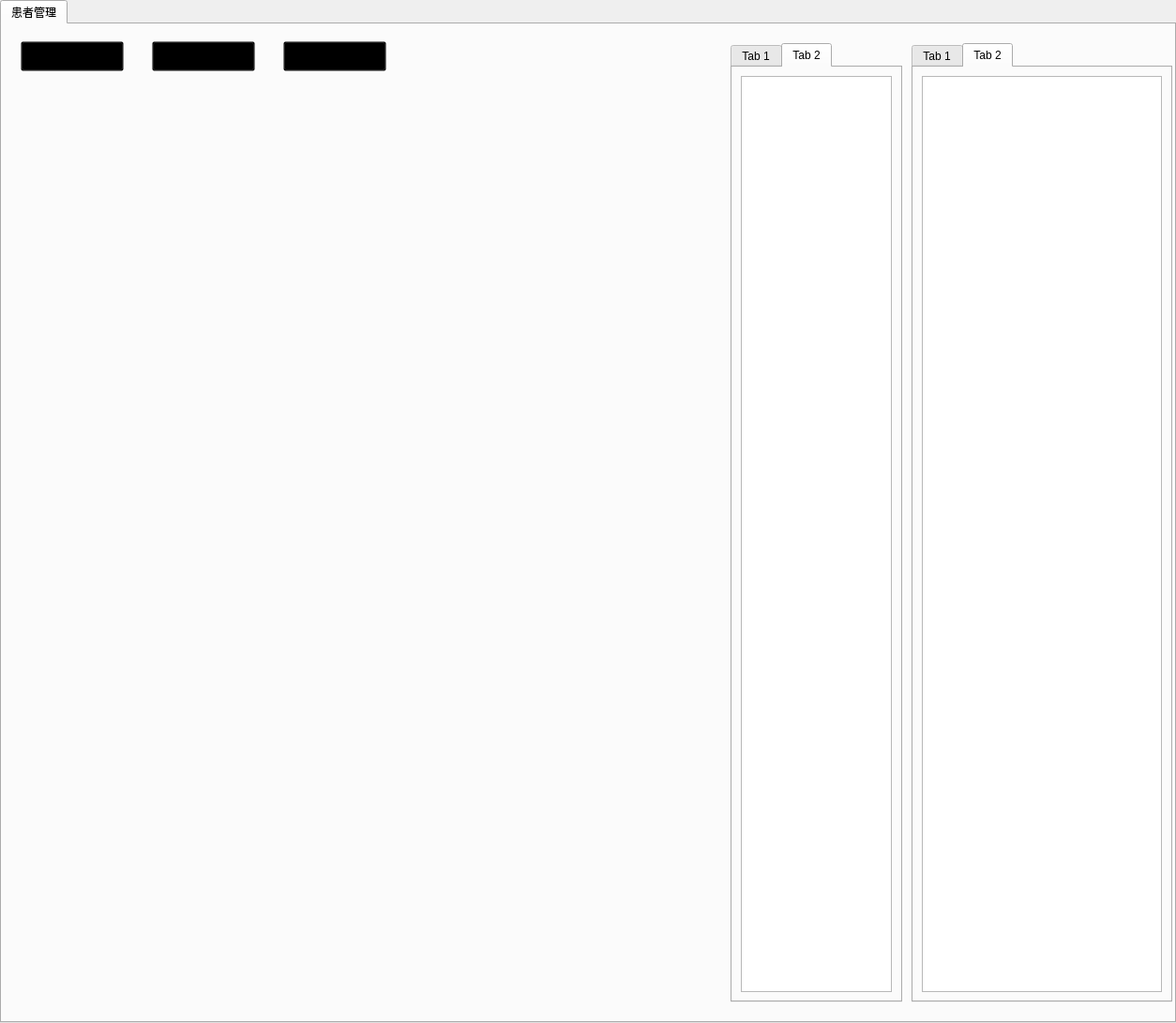
<?xml version="1.0" encoding="UTF-8"?>
<ui version="4.0">
 <class>JPACS</class>
 <widget class="qMRMLWidget" name="JPACS">
  <property name="geometry">
   <rect>
    <x>0</x>
    <y>0</y>
    <width>1254</width>
    <height>1091</height>
   </rect>
  </property>
  <property name="styleSheet">
   <string notr="true"/>
  </property>
  <layout class="QVBoxLayout" name="verticalLayout">
   <property name="leftMargin">
    <number>0</number>
   </property>
   <property name="topMargin">
    <number>0</number>
   </property>
   <property name="rightMargin">
    <number>0</number>
   </property>
   <property name="bottomMargin">
    <number>0</number>
   </property>
   <item>
    <widget class="QTabWidget" name="tabWidget">
     <property name="currentIndex">
      <number>0</number>
     </property>
     <widget class="QWidget" name="tab">
      <attribute name="title">
       <string>患者管理</string>
      </attribute>
      <layout class="QVBoxLayout" name="verticalLayout_2">
       <property name="leftMargin">
        <number>0</number>
       </property>
       <property name="rightMargin">
        <number>0</number>
       </property>
       <item>
        <widget class="QWidget" name="avd" native="true">
         <layout class="QHBoxLayout" name="horizontalLayout" stretch="3,0,0">
          <property name="leftMargin">
           <number>0</number>
          </property>
          <property name="rightMargin">
           <number>0</number>
          </property>
          <item>
           <widget class="QWidget" name="widgett13" native="true">
            <layout class="QVBoxLayout" name="verticalLayout_9">
             <property name="spacing">
              <number>0</number>
             </property>
             <property name="leftMargin">
              <number>0</number>
             </property>
             <property name="topMargin">
              <number>0</number>
             </property>
             <property name="rightMargin">
              <number>0</number>
             </property>
             <property name="bottomMargin">
              <number>0</number>
             </property>
             <item>
              <widget class="QWidget" name="widget_4" native="true">
               <property name="minimumSize">
                <size>
                 <width>0</width>
                 <height>32</height>
                </size>
               </property>
               <property name="maximumSize">
                <size>
                 <width>16777215</width>
                 <height>32</height>
                </size>
               </property>
               <widget class="QPushButton" name="btn_add_file">
                <property name="geometry">
                 <rect>
                  <x>28</x>
                  <y>4</y>
                  <width>24</width>
                  <height>24</height>
                 </rect>
                </property>
                <property name="minimumSize">
                 <size>
                  <width>24</width>
                  <height>24</height>
                 </size>
                </property>
                <property name="maximumSize">
                 <size>
                  <width>24</width>
                  <height>24</height>
                 </size>
                </property>
                <property name="text">
                 <string/>
                </property>
               </widget>
               <widget class="QLabel" name="label_3">
                <property name="geometry">
                 <rect>
                  <x>64</x>
                  <y>0</y>
                  <width>70</width>
                  <height>32</height>
                 </rect>
                </property>
                <property name="text">
                 <string>加载文件</string>
                </property>
               </widget>
               <widget class="QPushButton" name="btn_add_dicom">
                <property name="geometry">
                 <rect>
                  <x>164</x>
                  <y>4</y>
                  <width>24</width>
                  <height>24</height>
                 </rect>
                </property>
                <property name="minimumSize">
                 <size>
                  <width>24</width>
                  <height>24</height>
                 </size>
                </property>
                <property name="maximumSize">
                 <size>
                  <width>24</width>
                  <height>24</height>
                 </size>
                </property>
                <property name="text">
                 <string/>
                </property>
               </widget>
               <widget class="QLabel" name="label_4">
                <property name="geometry">
                 <rect>
                  <x>200</x>
                  <y>0</y>
                  <width>70</width>
                  <height>32</height>
                 </rect>
                </property>
                <property name="text">
                 <string>加载Dicom</string>
                </property>
               </widget>
               <widget class="QPushButton" name="btn_add_save">
                <property name="geometry">
                 <rect>
                  <x>306</x>
                  <y>4</y>
                  <width>24</width>
                  <height>24</height>
                 </rect>
                </property>
                <property name="minimumSize">
                 <size>
                  <width>24</width>
                  <height>24</height>
                 </size>
                </property>
                <property name="maximumSize">
                 <size>
                  <width>24</width>
                  <height>24</height>
                 </size>
                </property>
                <property name="text">
                 <string/>
                </property>
               </widget>
               <widget class="QLabel" name="label_5">
                <property name="geometry">
                 <rect>
                  <x>342</x>
                  <y>0</y>
                  <width>70</width>
                  <height>32</height>
                 </rect>
                </property>
                <property name="text">
                 <string>加载存档</string>
                </property>
               </widget>
               <widget class="QPushButton" name="btn_add_file2">
                <property name="geometry">
                 <rect>
                  <x>20</x>
                  <y>0</y>
                  <width>110</width>
                  <height>32</height>
                 </rect>
                </property>
                <property name="styleSheet">
                 <string notr="true">background:transparent;</string>
                </property>
                <property name="text">
                 <string/>
                </property>
               </widget>
               <widget class="QPushButton" name="btn_add_dicom2">
                <property name="geometry">
                 <rect>
                  <x>160</x>
                  <y>0</y>
                  <width>110</width>
                  <height>32</height>
                 </rect>
                </property>
                <property name="styleSheet">
                 <string notr="true">background:transparent;</string>
                </property>
                <property name="text">
                 <string/>
                </property>
               </widget>
               <widget class="QPushButton" name="btn_add_save2">
                <property name="geometry">
                 <rect>
                  <x>300</x>
                  <y>0</y>
                  <width>110</width>
                  <height>32</height>
                 </rect>
                </property>
                <property name="styleSheet">
                 <string notr="true">background:transparent;</string>
                </property>
                <property name="text">
                 <string/>
                </property>
               </widget>
              </widget>
             </item>
             <item>
              <widget class="QWidget" name="widgett1" native="true"/>
             </item>
            </layout>
           </widget>
          </item>
          <item>
           <widget class="QWidget" name="widget" native="true">
            <property name="maximumSize">
             <size>
              <width>187</width>
              <height>16777215</height>
             </size>
            </property>
            <layout class="QVBoxLayout" name="verticalLayout_8">
             <property name="leftMargin">
              <number>2</number>
             </property>
             <property name="topMargin">
              <number>2</number>
             </property>
             <property name="rightMargin">
              <number>2</number>
             </property>
             <property name="bottomMargin">
              <number>2</number>
             </property>
             <item>
              <widget class="QTabWidget" name="tabWidget_3">
               <property name="currentIndex">
                <number>1</number>
               </property>
               <widget class="QWidget" name="tab_4">
                <attribute name="title">
                 <string>Tab 1</string>
                </attribute>
                <layout class="QVBoxLayout" name="verticalLayout_6">
                 <item>
                  <widget class="QLabel" name="label_2">
                   <property name="font">
                    <font>
                     <pointsize>33</pointsize>
                     <bold>true</bold>
                    </font>
                   </property>
                   <property name="styleSheet">
                    <string notr="true">color: rgb(121, 121, 121);</string>
                   </property>
                   <property name="text">
                    <string>暂无图像</string>
                   </property>
                   <property name="alignment">
                    <set>Qt::AlignCenter</set>
                   </property>
                  </widget>
                 </item>
                </layout>
               </widget>
               <widget class="QWidget" name="tab_6">
                <attribute name="title">
                 <string>Tab 2</string>
                </attribute>
                <layout class="QVBoxLayout" name="verticalLayout_7" stretch="1">
                 <item>
                  <widget class="QListWidget" name="list_series">
                   <property name="horizontalScrollBarPolicy">
                    <enum>Qt::ScrollBarAlwaysOff</enum>
                   </property>
                   <property name="verticalScrollMode">
                    <enum>QAbstractItemView::ScrollPerPixel</enum>
                   </property>
                  </widget>
                 </item>
                </layout>
               </widget>
              </widget>
             </item>
            </layout>
           </widget>
          </item>
          <item>
           <widget class="QWidget" name="widget_2" native="true">
            <layout class="QVBoxLayout" name="verticalLayout_5" stretch="1">
             <property name="leftMargin">
              <number>2</number>
             </property>
             <property name="topMargin">
              <number>2</number>
             </property>
             <property name="rightMargin">
              <number>2</number>
             </property>
             <property name="bottomMargin">
              <number>2</number>
             </property>
             <item>
              <widget class="QTabWidget" name="tabWidget_2">
               <property name="currentIndex">
                <number>1</number>
               </property>
               <widget class="QWidget" name="tab_3">
                <attribute name="title">
                 <string>Tab 1</string>
                </attribute>
                <layout class="QVBoxLayout" name="verticalLayout_3">
                 <item>
                  <widget class="QLabel" name="label">
                   <property name="font">
                    <font>
                     <pointsize>33</pointsize>
                     <bold>true</bold>
                    </font>
                   </property>
                   <property name="styleSheet">
                    <string notr="true">color: rgb(121, 121, 121);</string>
                   </property>
                   <property name="text">
                    <string>暂无分析</string>
                   </property>
                   <property name="alignment">
                    <set>Qt::AlignCenter</set>
                   </property>
                  </widget>
                 </item>
                </layout>
               </widget>
               <widget class="QWidget" name="tab_5">
                <attribute name="title">
                 <string>Tab 2</string>
                </attribute>
                <layout class="QVBoxLayout" name="verticalLayout_4" stretch="1">
                 <item>
                  <widget class="QListWidget" name="listWidget">
                   <property name="horizontalScrollBarPolicy">
                    <enum>Qt::ScrollBarAlwaysOff</enum>
                   </property>
                   <property name="verticalScrollMode">
                    <enum>QAbstractItemView::ScrollPerPixel</enum>
                   </property>
                  </widget>
                 </item>
                </layout>
               </widget>
              </widget>
             </item>
            </layout>
           </widget>
          </item>
         </layout>
        </widget>
       </item>
      </layout>
     </widget>
    </widget>
   </item>
  </layout>
 </widget>
 <customwidgets>
  <customwidget>
   <class>qMRMLWidget</class>
   <extends>QWidget</extends>
   <header>qMRMLWidget.h</header>
   <container>1</container>
  </customwidget>
 </customwidgets>
 <resources/>
 <connections/>
</ui>
